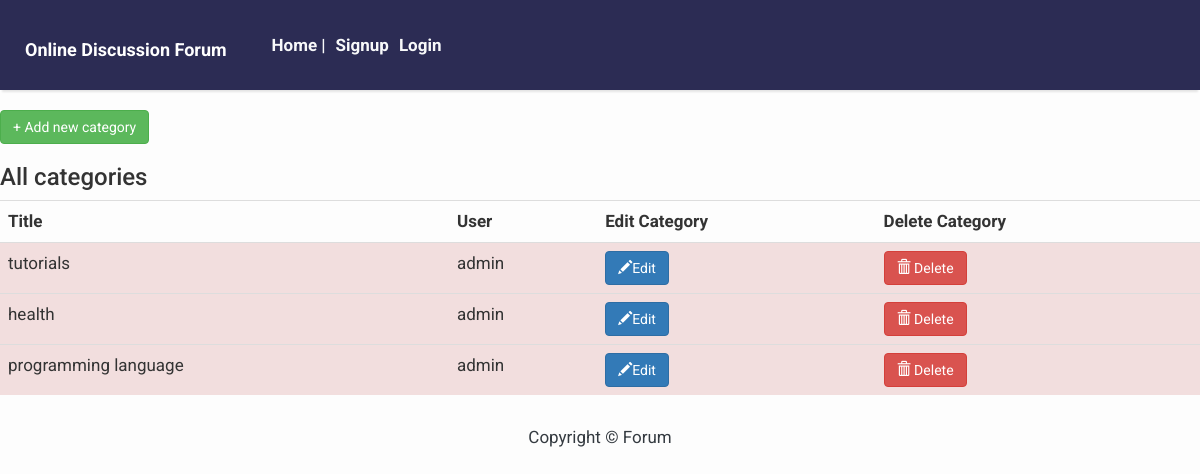
/forum/category/all/list/, run on the app's committed database.
### forum/models.py (models this page shows, shortened)
class Category(models.Model):
    title = models.CharField(max_length=100,unique=True)
    date = models.DateField(default = timezone.now)
    user = models.ForeignKey(User,on_delete= models.CASCADE)
    class Meta:
        verbose_name = 'category'
        verbose_name_plural = 'categories'

### forum/views.py (the view)
# urls.py: path('category/all/list/', views.CategoryList, name='category_list'),
def CategoryList(request):
    category = Category.objects.all()
    context = {'category': category}
    return render(request, 'forum/category_list.html', context)

### templates/forum/category_list.html (shortened to what this page needs)
{% extends 'base/base.html' %}
{% block content %}
    <a href="{% url 'add_category' %} " class=" btn btn-success">+ Add new category</a>
    <h3>All categories</h3>
    <div class="table-responsive">
    <table class=" table table-hover">
        <tr>
            <th>Title</th>
            <th>User</th>
            <th>Edit Category</th>
            <th>Delete Category</th>
        </tr>
        {% for categories in category  %}
            <tr class="danger">
            <td>{{ categories.title }}</td>
            <td>{{ categories.user }}</td>
            <td><a href="{% url 'edit_category' categories.id %}" ><button type="button" class="btn btn-primary">
            <span class="glyphicon glyphicon-pencil" aria-hidden="true"></span>Edit</button></a></td>
            <td><a href="#" onclick="delete_('{% url 'delete_category' categories.id %}')"> <button type="button"  class="btn btn-danger">
                <span class="glyphicon glyphicon-trash" aria-hidden="true"> </span> Delete</button></a></td>
            </tr>
        {% endfor %}
    </table>
    </div>
{% endblock %}

### templates/base/base.html (style rules this page uses)
body { font-family: "Roboto", sans-serif; font-size: 17px; background-color: #fdfdfd; }

### data on the page
Category: title "tutorials", user "admin"
Category: title "health", user "admin"
Category: title "programming language", user "admin"
